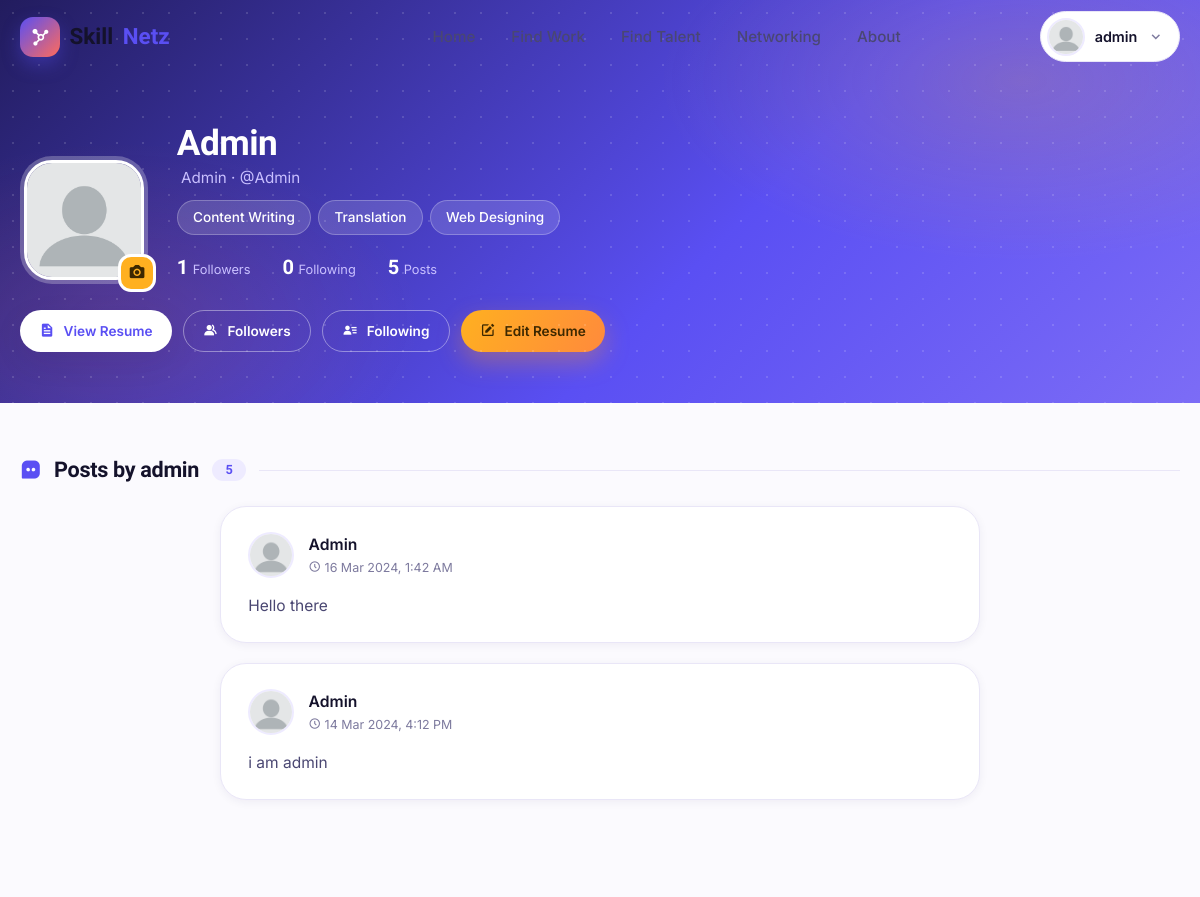
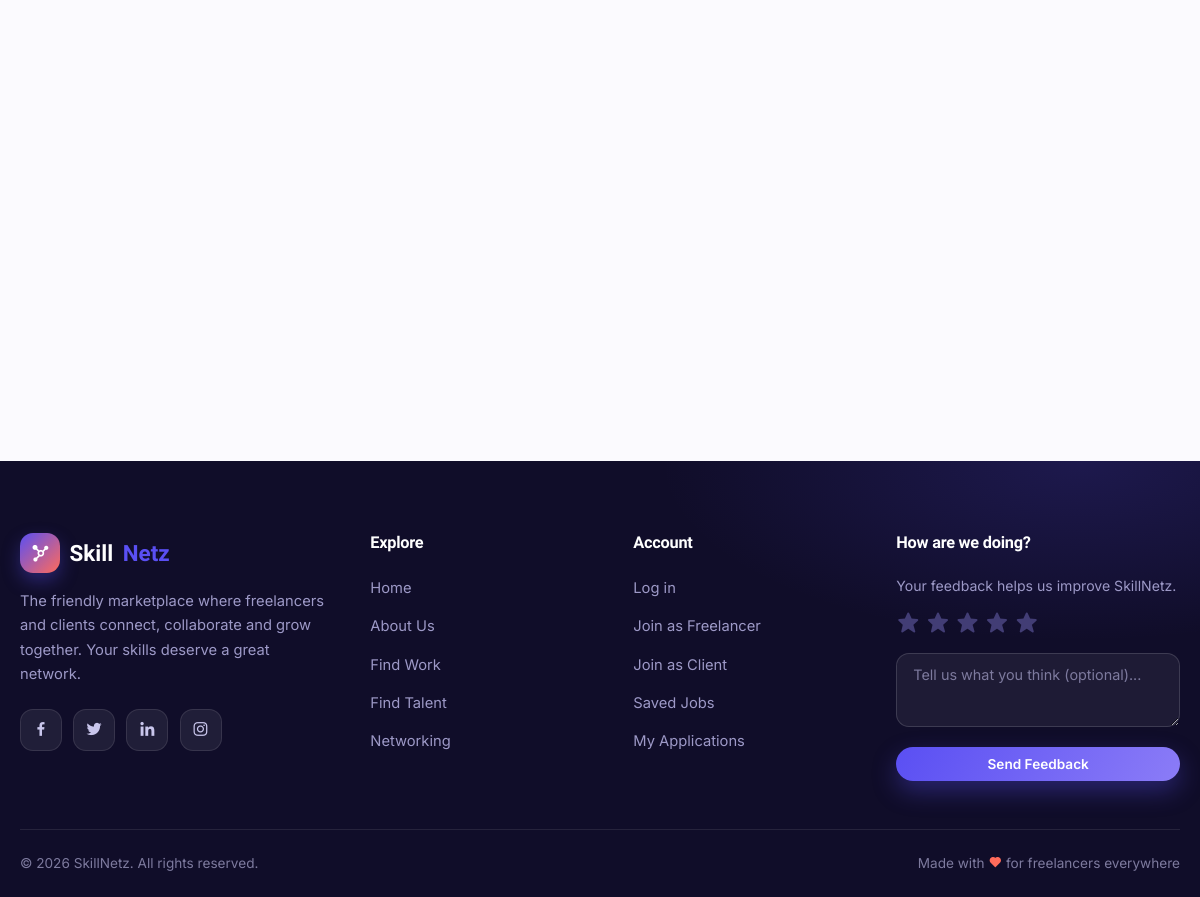
Screenshot of /profile/1 (signed in) with the database file from the repository (2 pictures, top to bottom).
### skillnetz/models.py (models this page shows, shortened)
class CustomUser(AbstractUser):
    ROLE_CHOICES = (
    ("freelancer", "Freelancer"),
    ("client", "Client"),
    ("admin","Admin"))
    role = models.CharField(max_length=20,choices=ROLE_CHOICES,default="admin")
    linkedin_id = models.CharField(null=True,blank=True,max_length=20)
    paypal_id = models.CharField(null=True,blank=True,max_length=50)
    dp_img = models.ImageField(upload_to="img",blank=True,null=True,default="img/dp.jpg")
    skill = models.ManyToManyField("Skills",blank=True)

class Skills(models.Model):
    name = models.CharField(max_length=100)

### network/models.py (models this page shows, shortened)
class profile(models.Model):
    user = models.OneToOneField(CustomUser, on_delete=models.CASCADE, null=True, related_name="pro")
    follows=models.ManyToManyField("self",related_name="followed_by",symmetrical=False,blank=True)
    skills=models.ManyToManyField("Skills")
    saved_profiles = models.ManyToManyField("self", related_name="saved_by", symmetrical=False, blank=True)

class posts(models.Model):
    user=models.ForeignKey(CustomUser,related_name="posts",on_delete=models.CASCADE)
    body=models.CharField(max_length=200)
    created_at=models.DateTimeField(auto_now_add=True)

### network/views.py (the view, shortened to what this page needs)
# urls.py: path('profile/<int:pk>',views.profiles,name='profile'),
def profiles(request,pk,page_type=None):
    if request.user.is_authenticated:
        user=request.user
        Profile=profile.objects.get(user_id=pk)
        Follows = Profile.follows.all()
        Posts = posts.objects.filter(user=Profile.user).order_by("-created_at")
        if page_type == 'followers':
            users_list = profile.objects.filter(follows=Profile)
            return render(request, "followers.html", {"users_list": users_list})
        elif page_type == 'following':
            follows_list = Profile.follows.all()
            return render(request, "following.html", {"follows_list": follows_list})
        return render(request,"profile.html",{"Profile":Profile,"Follows": Follows,"Posts":Posts,"user":user})
    else:
        return redirect('login')

### network/templates/profile.html (shortened to what this page needs)
{% extends 'base.html' %}
{% load static %}
{% block content %}
<header class="profile-banner">
  <div class="container profile-head reveal">
    <div class="ph-avatar">
      {% if Profile.user == request.user %}
      <form action="{% url 'upload_img' request.user.id %}" method="POST" enctype="multipart/form-data" id="dp-form" style="display:contents;">
        <img src="{{ Profile.user.dp_img.url }}" alt="{{ Profile.user.first_name }}">
        <label class="ph-cam" for="dp-input" title="Change profile photo"><i class='bx bxs-camera'></i></label>
      </form>
      {% else %}
      <img src="{{ Profile.user.dp_img.url }}" alt="{{ Profile.user.first_name }}">
      {% endif %}
    </div>
    <div>
      <h1 style="text-transform:capitalize;">{{ Profile.user.first_name|default:Profile.user.username }} {{ Profile.user.last_name }}</h1>
      <div class="ph-role"> {{ Profile.user.role }} · @{{ Profile.user.username }}</div>
      <div class="ph-skills">
        {% for skill in Profile.user.skill.all %}
        <span class="chip">{{ skill.name }}</span>
        {% empty %}
        <span class="chip">No skills listed yet</span>
        {% endfor %}
      </div>
      <div class="profile-stats">
        <div><strong>{{ Profile.followed_by.all.count }}</strong> <span>Followers</span></div>
        <div><strong>{{ Profile.follows.count }}</strong> <span>Following</span></div>
        <div><strong>{{ Posts|length }}</strong> <span>Posts</span></div>
      </div>
    </div>
  </div>
  <div class="container profile-actions reveal" style="--reveal-delay:.1s;">
    <a href="{% url 'display_resume' Profile.user.id %}" class="btn btn-light btn-sm"><i class='bx bxs-file'></i> View Resume</a>
    <a href="{% url 'followers' pk=Profile.user_id %}" class="btn btn-ghost btn-sm" style="color:#fff;border-color:rgba(255,255,255,.4);"><i class='bx bxs-group'></i> Followers</a>
    <a href="{% url 'following' pk=Profile.user_id %}" class="btn btn-ghost btn-sm" style="color:#fff;border-color:rgba(255,255,255,.4);"><i class='bx bxs-user-detail'></i> Following</a>
    {% if Profile.user == request.user %}
    <a href="{% url 'edit_resume' %}" class="btn btn-accent btn-sm"><i class='bx bxs-edit'></i> Edit Resume</a>
    {% endif %}
  </div>
</header>
<section class="section" style="padding-top:3.4rem;">
  <div class="container">
    <h2 class="skill-group-title reveal">
      <i class='bx bxs-message-square-dots' style="color:var(--primary);"></i>
      Posts by {{ Profile.user.first_name|default:Profile.user.username }}
      <span class="sgt-count">{{ Posts|length }}</span>
      <span class="sgt-line"></span>
    </h2>
    <div class="feed">
      {% for post in Posts %}
      <article class="post-card reveal">
        <div class="post-head">
          <img src="{{ post.user.dp_img.url }}" alt="">
          <div>
            <a href="{% url 'profile' post.user.id %}" class="pc-author" style="text-transform:capitalize;">{{ post.user.first_name|default:post.user.username }}</a>
            <div class="pc-date"><i class='bx bx-time-five'></i> {{ post.created_at|date:"d M Y, g:i A" }}</div>
          </div>
        </div>
        <p class="post-body">{{ post.body }}</p>
      </article>
      {% endfor %}
    </div>
  </div>
</section>
{% endblock %}

### skillnetz/templates/base.html (shortened to what this page needs)
<!DOCTYPE html>
<html lang="en">
{% load static %}
<head>
  <link href='https://unpkg.com/boxicons@2.1.1/css/boxicons.min.css' rel='stylesheet'>
  <link rel="stylesheet" href="{% static 'css/skillnetz.css' %}">
</head>
<body>
  <nav class="navbar">
    <div class="container nav-inner">
      <a href="{% url 'home' %}" class="brand">
        <span class="brand-mark"><i class='bx bxs-network-chart'></i></span>
        Skill<em>Netz</em>
      </a>
      <ul class="nav-links">
        <li><a href="{% url 'home' %}" class="{% if request.path == '/' %}active{% endif %}">Home</a></li>
        <li><a href="{% url 'findwork' %}" class="{% if '/findwork' in request.path %}active{% endif %}">Find Work</a></li>
        <li><a href="{% url 'findtalent' %}" class="{% if '/findtalent' in request.path %}active{% endif %}">Find Talent</a></li>
        <li><a href="{% url 'mynetwork' %}">Networking</a></li>
        <li><a href="{% url 'about' %}" class="{% if '/aboutus' in request.path %}active{% endif %}">About</a></li>
      </ul>
      <div class="nav-actions">
        {% if user.is_authenticated %}
        <div class="nav-user">
          <button class="nav-user-btn" type="button">
            <img src="{{ user.dp_img.url }}" alt="{{ user.first_name }}">
            <span class="nav-user-name">{{ user.first_name }}</span>
            <i class='bx bx-chevron-down'></i>
          </button>
        </div>
        {% else %}
        <a href="{% url 'login' %}" class="btn btn-ghost btn-sm">Log in</a>
        <a href="{% url 'signup' %}" class="btn btn-primary btn-sm">Join <i class='bx bx-right-arrow-alt'></i></a>
        {% endif %}
      </div>
    </div>
  </nav>
  {% block content %}{% endblock %}
  <footer class="footer">
    <div class="container">
      <div class="footer-grid">
        <div class="footer-col footer-about">
          <a href="{% url 'home' %}" class="brand">
            <span class="brand-mark"><i class='bx bxs-network-chart'></i></span>
            Skill<em>Netz</em>
          </a>
          <p>The friendly marketplace where freelancers and clients connect, collaborate and grow together. Your skills deserve a great network.</p>
          <div class="footer-social">
            <a href="#" aria-label="Facebook"><i class='bx bxl-facebook'></i></a>
            <a href="#" aria-label="Twitter"><i class='bx bxl-twitter'></i></a>
            <a href="#" aria-label="LinkedIn"><i class='bx bxl-linkedin'></i></a>
            <a href="#" aria-label="Instagram"><i class='bx bxl-instagram'></i></a>
          </div>
        </div>
        <div class="footer-col">
          <h4>Explore</h4>
          <ul class="footer-links">
            <li><a href="{% url 'home' %}">Home</a></li>
            <li><a href="{% url 'about' %}">About Us</a></li>
            <li><a href="{% url 'findwork' %}">Find Work</a></li>
            <li><a href="{% url 'findtalent' %}">Find Talent</a></li>
            <li><a href="{% url 'mynetwork' %}">Networking</a></li>
          </ul>
        </div>
        <div class="footer-col">
          <h4>Account</h4>
          <ul class="footer-links">
            <li><a href="{% url 'login' %}">Log in</a></li>
            <li><a href="{% url 'signup' %}">Join as Freelancer</a></li>
            <li><a href="{% url 'signup' %}">Join as Client</a></li>
            <li><a href="{% url 'saved_jobs' %}">Saved Jobs</a></li>
            <li><a href="{% url 'mywork' %}">My Applications</a></li>
          </ul>
        </div>
        <div class="footer-col footer-feedback">
          <h4>How are we doing?</h4>
          <p style="font-size:0.88rem;color:#9d99c7;">Your feedback helps us improve SkillNetz.</p>
          <form action="{% url 'feedback_submit' %}" method="POST">
            <div class="stars">
              <i class='bx bxs-star'></i><i class='bx bxs-star'></i><i class='bx bxs-star'></i><i class='bx bxs-star'></i><i class='bx bxs-star'></i>
            </div>
            <textarea name="comment" placeholder="Tell us what you think (optional)..."></textarea>
            <button type="submit" class="btn btn-primary btn-sm btn-block">Send Feedback</button>
          </form>
        </div>
      </div>
      <div class="footer-bottom">
        <span>© 2026 SkillNetz. All rights reserved.</span>
        <span class="made-with">Made with <i class='bx bxs-heart'></i> for freelancers everywhere</span>
      </div>
    </div>
  </footer>
</body>
</html>

### rows the page displays
CustomUser: dp_img (picture), first_name "admin"
profile: user.dp_img (picture), user.first_name "Admin", user.role "Admin", user.username "Admin", followed_by.all.count "1", follows.count "0", user.first_name "admin"
Skills: name "Content Writing"
Skills: name "Translation"
Skills: name "Web Designing"
posts: user.dp_img (picture), user.first_name "Admin", created_at "16 Mar 2024, 1:42 AM", body "Hello there"
posts: user.dp_img (picture), user.first_name "Admin", created_at "14 Mar 2024, 4:12 PM", body "i am admin"

### other values shown
{{ Posts|length }} "5"
